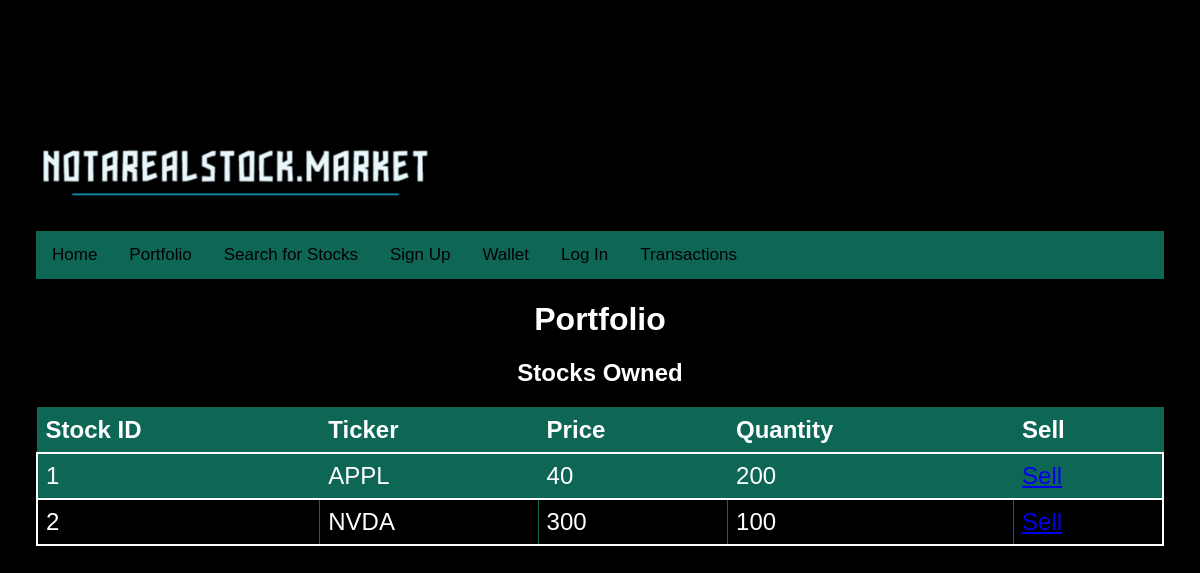
The app's page /portfolio (signed in), older data.
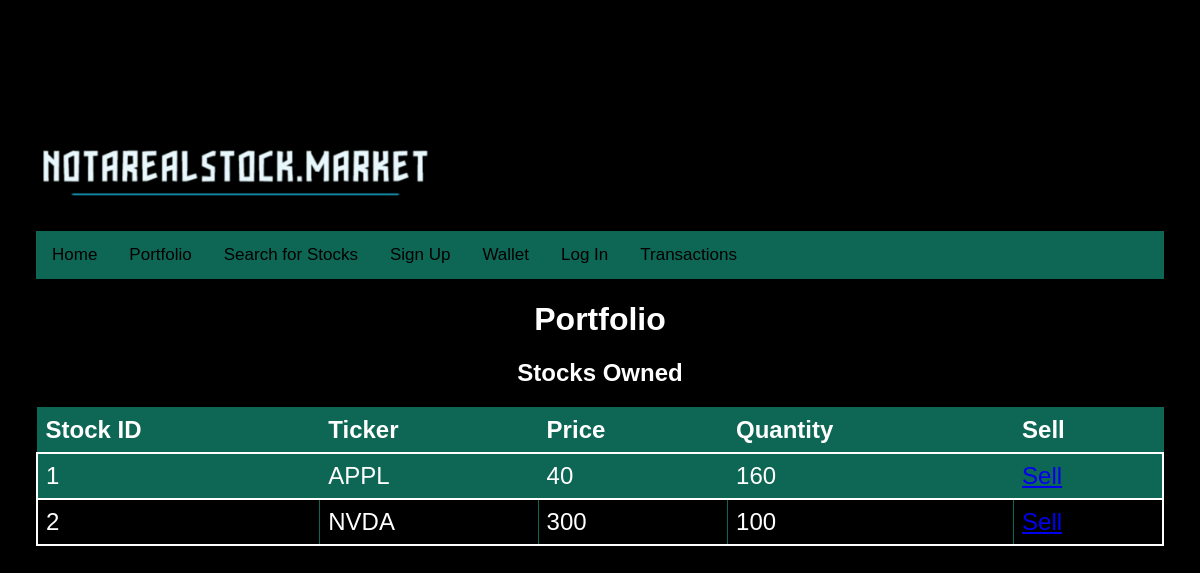
The same page, newer data.
### app.py (models this page shows, shortened)
class Portfolio(db.Model):
    __tablename__ = 'portfolio'
    portfolioid = db.Column(db.Integer, primary_key=True, index=True)
    userid = db.Column(db.Integer, ForeignKey(User.userId))
    stockID = db.Column(db.Integer, ForeignKey(Stock.stockId))
    quantity = db.Column(db.Integer)
    purchasePrice = db.Column(db.Integer)

class Stock(db.Model):
   __tablename__ = 'Stock'
   stockId = db.Column(db.Integer, primary_key=True, index=True)
   ticker = db.Column(db.String(5))
   price = db.Column(db.Float())

### app.py (the view)
@app.route("/portfolio", methods=["GET"])
def portfolio():
   user_id = session.get('user_id')
   if user_id is None:
       return redirect(url_for('login'))
   portfolio = db.session.query(Portfolio, Stock).join(Stock, Portfolio.stockID == Stock.stockId).filter(Portfolio.userid == user_id).all()
   return render_template('portfolio.html', portfolio=portfolio)

### templates/portfolio.html (shortened to what this page needs)
<div style="text-align: left;"><img src="{{ url_for('static', filename='notarealstock.png') }}" width="400"/></div>
<html>
<div class="topnav">
  <a class="active" href="/">Home</a>
  <a href="portfolio">Portfolio</a>
  <a href="searchstock">Search for Stocks</a>
  <a href="signup">Sign Up</a>
  <a href="wallet">Wallet</a>
  <a href="login-signup">Log In</a>
  <a href="transactions">Transactions</a>
</div>
</head>
</head>
<body>
<h1>Portfolio</h1>
<h2>Stocks Owned</h2>
<div id="portfolio">
  <table style="width:100%; background-color:black; font-size:1.5em;">
    <tr style="background-color: #0e6655;;">
      <th>Stock ID</th>
      <th>Ticker</th>
      <th>Price</th>
      <th>Quantity</th>
      <th>Sell</th>
      </tr>
    {% for portfolio, stock in portfolio %}
    <tr style="border:2px solid white;">
      <td>{{ portfolio.stockID }}</td>
      <td>{{ stock.ticker }}</td>
      <td>{{ portfolio.purchasePrice }}</td>
      <td>{{ portfolio.quantity }}</td>
      <td><a href="/sellastock/{{ portfolio.stockID }}">Sell</a></td>
    </tr>
    {% endfor %}
  </table>
</div>
</body>
</html>
<html>
 </body>
 <html>
</body>
</html>
</body>
</html>
<html>
<head>
</head>

Row changes from the older to the newer data that the page shows:
changed Portfolio "APPL": quantity "200" → "160"
